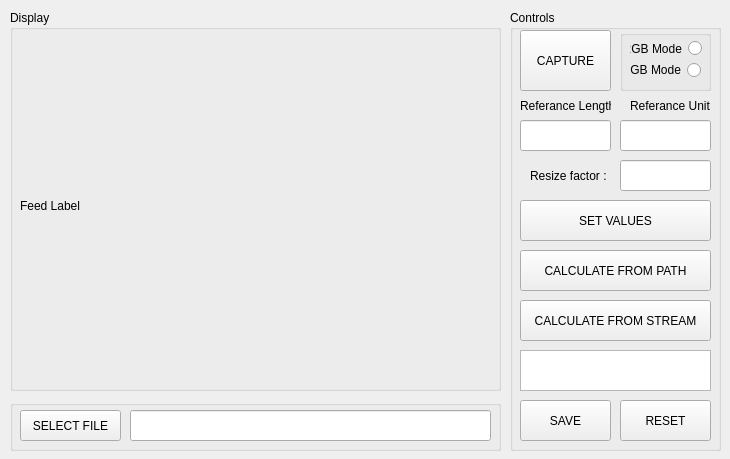
<?xml version="1.0" encoding="UTF-8"?>
<ui version="4.0">
 <class>MainWindow_PREDICRTORleaf</class>
 <widget class="QMainWindow" name="MainWindow_PREDICRTORleaf">
  <property name="geometry">
   <rect>
    <x>0</x>
    <y>0</y>
    <width>730</width>
    <height>459</height>
   </rect>
  </property>
  <property name="windowTitle">
   <string>PREDICTOR</string>
  </property>
  <widget class="QWidget" name="centralwidget">
   <widget class="QGroupBox" name="groupBox">
    <property name="geometry">
     <rect>
      <x>10</x>
      <y>10</y>
      <width>491</width>
      <height>381</height>
     </rect>
    </property>
    <property name="title">
     <string>Display</string>
    </property>
    <widget class="QLabel" name="label_FEEDLABEL">
     <property name="geometry">
      <rect>
       <x>10</x>
       <y>20</y>
       <width>471</width>
       <height>351</height>
      </rect>
     </property>
     <property name="text">
      <string>Feed Label</string>
     </property>
    </widget>
   </widget>
   <widget class="QGroupBox" name="groupBox_2">
    <property name="geometry">
     <rect>
      <x>510</x>
      <y>10</y>
      <width>211</width>
      <height>441</height>
     </rect>
    </property>
    <property name="title">
     <string>Controls</string>
    </property>
    <widget class="QPushButton" name="pushButton_RESET">
     <property name="geometry">
      <rect>
       <x>110</x>
       <y>390</y>
       <width>91</width>
       <height>41</height>
      </rect>
     </property>
     <property name="text">
      <string>RESET</string>
     </property>
    </widget>
    <widget class="QTextBrowser" name="textBrowser_OUTPUT">
     <property name="geometry">
      <rect>
       <x>10</x>
       <y>340</y>
       <width>191</width>
       <height>41</height>
      </rect>
     </property>
    </widget>
    <widget class="QPushButton" name="pushButton_CALCULATEfromPath">
     <property name="geometry">
      <rect>
       <x>10</x>
       <y>240</y>
       <width>191</width>
       <height>41</height>
      </rect>
     </property>
     <property name="text">
      <string>CALCULATE FROM PATH</string>
     </property>
    </widget>
    <widget class="QPushButton" name="pushButton_CALCULATEfromStream">
     <property name="geometry">
      <rect>
       <x>10</x>
       <y>290</y>
       <width>191</width>
       <height>41</height>
      </rect>
     </property>
     <property name="text">
      <string>CALCULATE FROM STREAM</string>
     </property>
    </widget>
    <widget class="QLineEdit" name="lineEdit_RESIZEfactor">
     <property name="geometry">
      <rect>
       <x>110</x>
       <y>150</y>
       <width>91</width>
       <height>31</height>
      </rect>
     </property>
    </widget>
    <widget class="QLabel" name="label">
     <property name="geometry">
      <rect>
       <x>20</x>
       <y>150</y>
       <width>81</width>
       <height>31</height>
      </rect>
     </property>
     <property name="text">
      <string>Resize factor :</string>
     </property>
    </widget>
    <widget class="QPushButton" name="pushButton_SAVE">
     <property name="geometry">
      <rect>
       <x>10</x>
       <y>390</y>
       <width>91</width>
       <height>41</height>
      </rect>
     </property>
     <property name="text">
      <string>SAVE</string>
     </property>
    </widget>
    <widget class="QLabel" name="label_3">
     <property name="geometry">
      <rect>
       <x>10</x>
       <y>80</y>
       <width>91</width>
       <height>31</height>
      </rect>
     </property>
     <property name="text">
      <string>Referance Length</string>
     </property>
    </widget>
    <widget class="QLabel" name="label_2">
     <property name="geometry">
      <rect>
       <x>120</x>
       <y>80</y>
       <width>81</width>
       <height>31</height>
      </rect>
     </property>
     <property name="text">
      <string>Referance Unit</string>
     </property>
    </widget>
    <widget class="QLineEdit" name="lineEdit_CALIBRATIONunit">
     <property name="geometry">
      <rect>
       <x>110</x>
       <y>110</y>
       <width>91</width>
       <height>31</height>
      </rect>
     </property>
    </widget>
    <widget class="QLineEdit" name="lineEdit_CALIBRATIONvalue">
     <property name="geometry">
      <rect>
       <x>10</x>
       <y>110</y>
       <width>91</width>
       <height>31</height>
      </rect>
     </property>
    </widget>
    <widget class="QPushButton" name="pushButton_SET">
     <property name="geometry">
      <rect>
       <x>10</x>
       <y>190</y>
       <width>191</width>
       <height>41</height>
      </rect>
     </property>
     <property name="text">
      <string>SET VALUES</string>
     </property>
    </widget>
    <widget class="QGroupBox" name="groupBox_4">
     <property name="geometry">
      <rect>
       <x>110</x>
       <y>20</y>
       <width>91</width>
       <height>61</height>
      </rect>
     </property>
     <property name="title">
      <string/>
     </property>
     <widget class="QRadioButton" name="radio_NGB">
      <property name="geometry">
       <rect>
        <x>10</x>
        <y>30</y>
        <width>71</width>
        <height>20</height>
       </rect>
      </property>
      <property name="layoutDirection">
       <enum>Qt::RightToLeft</enum>
      </property>
      <property name="text">
       <string>NGB Mode</string>
      </property>
     </widget>
     <widget class="QRadioButton" name="radio_RGB">
      <property name="geometry">
       <rect>
        <x>10</x>
        <y>10</y>
        <width>72</width>
        <height>17</height>
       </rect>
      </property>
      <property name="layoutDirection">
       <enum>Qt::RightToLeft</enum>
      </property>
      <property name="text">
       <string>RGB Mode</string>
      </property>
     </widget>
    </widget>
    <widget class="QPushButton" name="pushButton_CAPTURE">
     <property name="geometry">
      <rect>
       <x>10</x>
       <y>20</y>
       <width>91</width>
       <height>61</height>
      </rect>
     </property>
     <property name="text">
      <string>CAPTURE</string>
     </property>
    </widget>
   </widget>
   <widget class="QGroupBox" name="groupBox_3">
    <property name="geometry">
     <rect>
      <x>10</x>
      <y>400</y>
      <width>491</width>
      <height>51</height>
     </rect>
    </property>
    <property name="title">
     <string/>
    </property>
    <widget class="QLineEdit" name="lineEdit_FILEpath">
     <property name="geometry">
      <rect>
       <x>120</x>
       <y>10</y>
       <width>361</width>
       <height>31</height>
      </rect>
     </property>
    </widget>
    <widget class="QPushButton" name="pushButton_SELECT">
     <property name="geometry">
      <rect>
       <x>10</x>
       <y>10</y>
       <width>101</width>
       <height>31</height>
      </rect>
     </property>
     <property name="text">
      <string>SELECT FILE</string>
     </property>
    </widget>
   </widget>
  </widget>
 </widget>
 <resources/>
 <connections/>
</ui>
